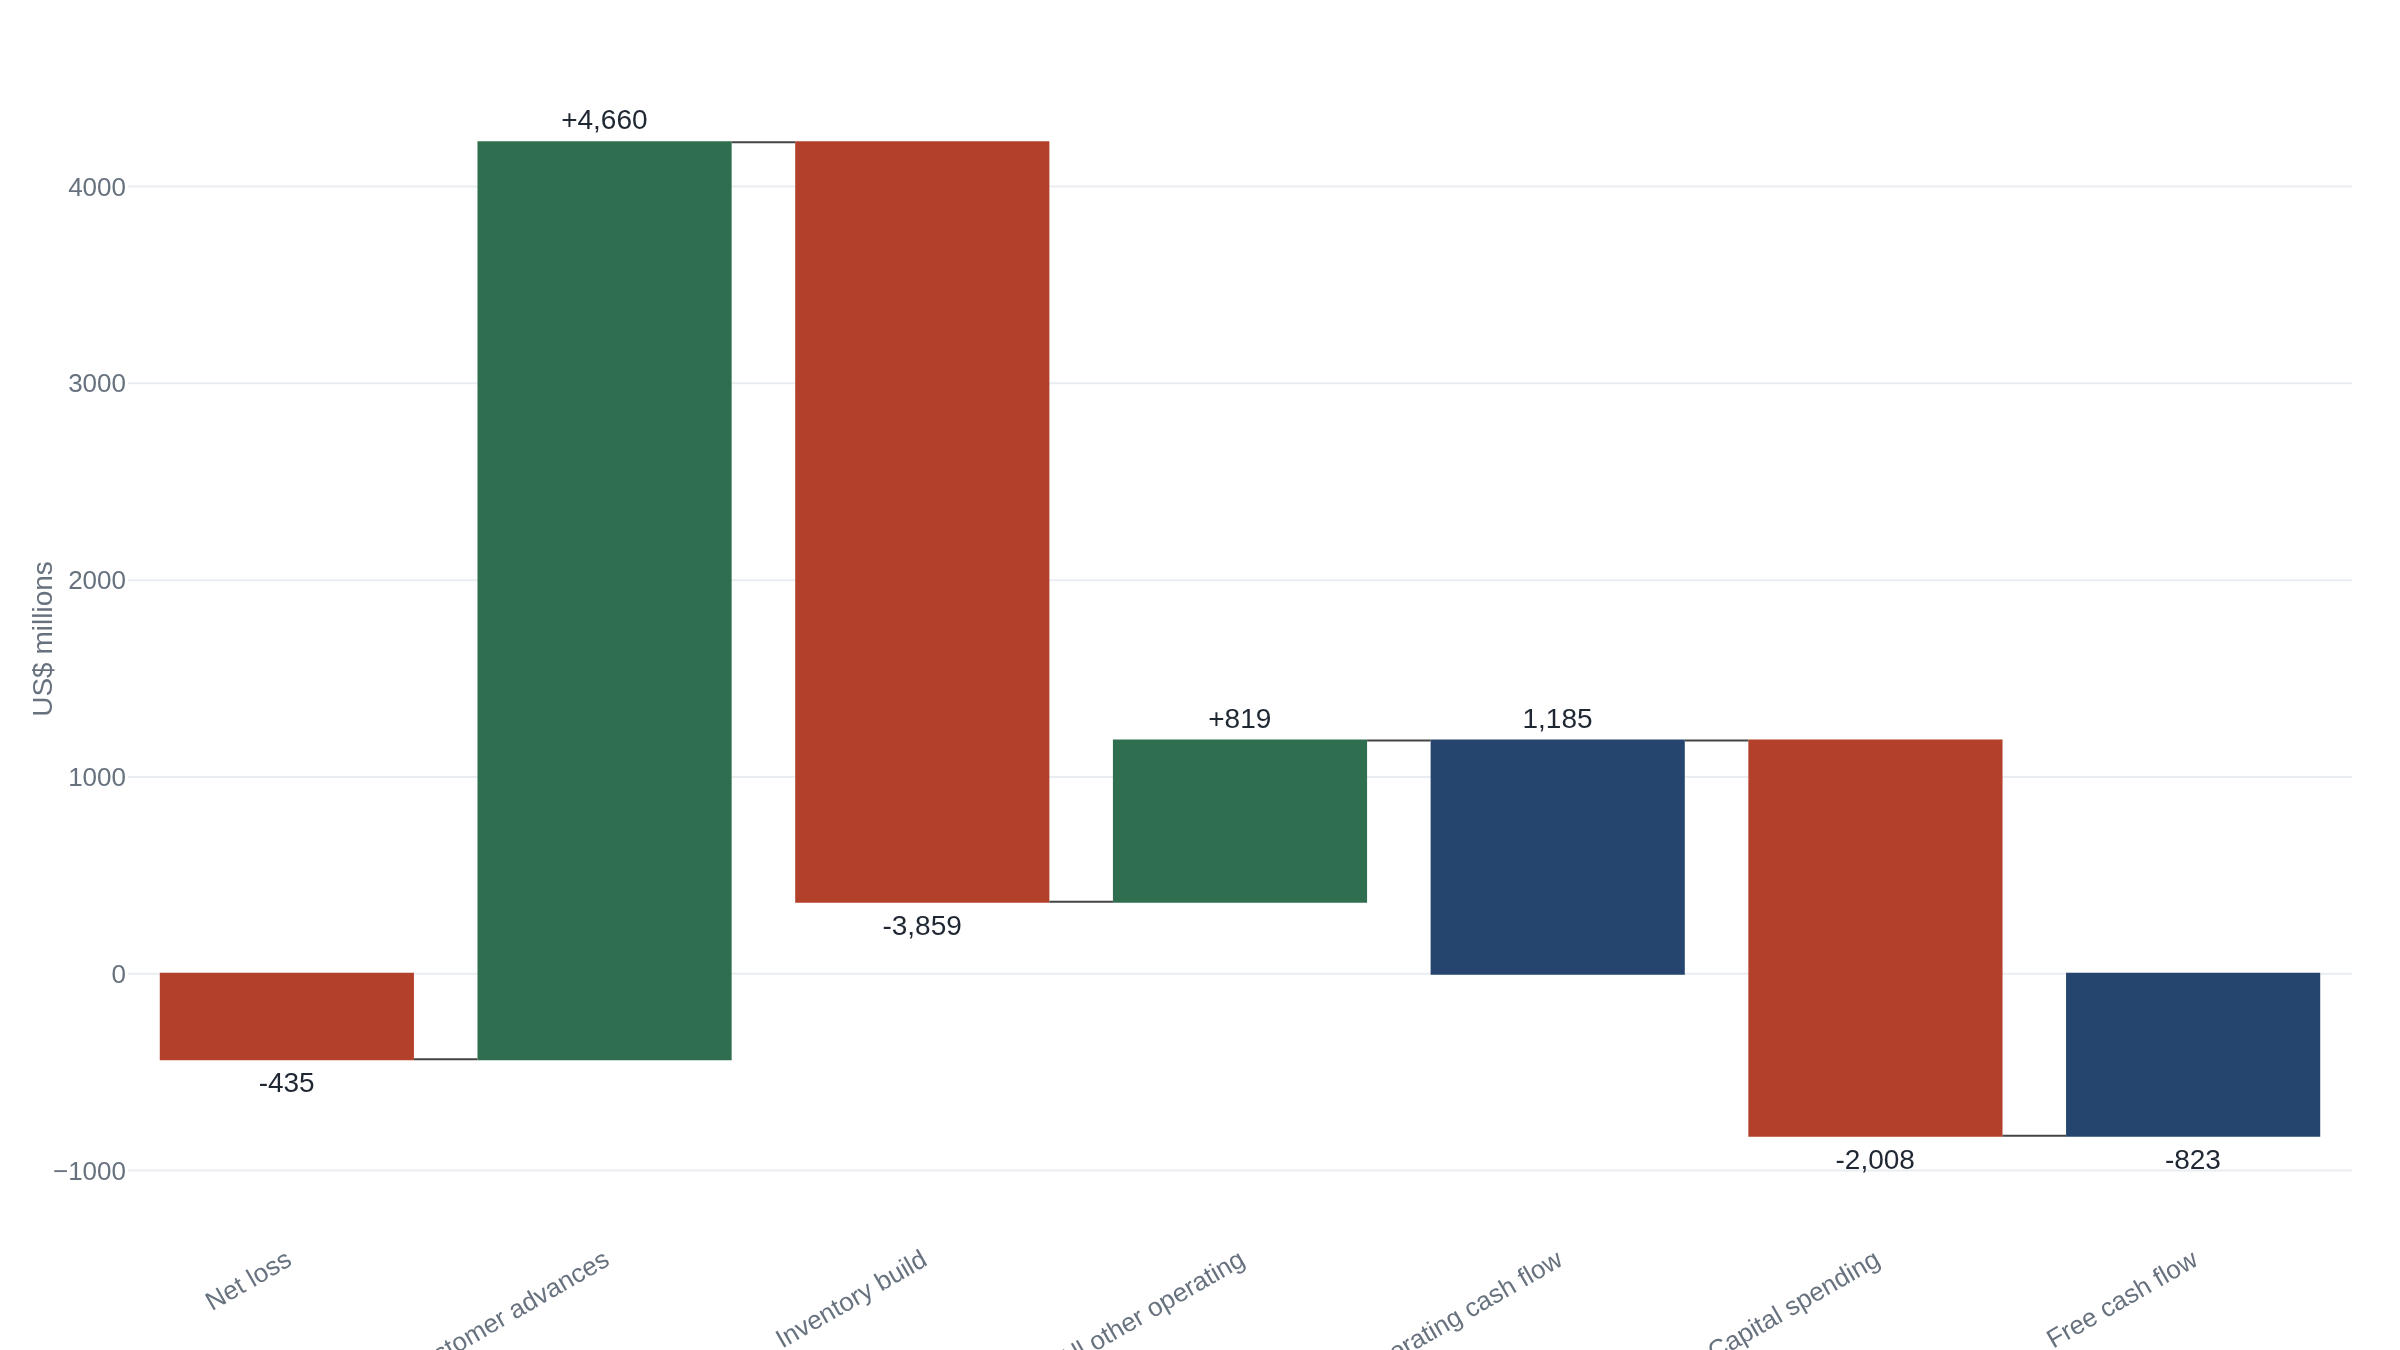

Recreate this plot in Python.
"""Boeing H1 2026 cash bridge: net loss to free cash flow.

All figures in US$ millions, six months ended June 30, 2026, from Boeing's
Q2 2026 Form 10-Q (Condensed Consolidated Statements of Cash Flows) and the
matching earnings press release (capital expenditures, free cash flow).

Primary sources:
- 10-Q: https://www.sec.gov/Archives/edgar/data/12927/000162828026050038/ba-20260630.htm
    Net loss (total):                       (435)
    Advances and progress billings:        +4,660
    Inventories:                           (3,859)
    Net cash from operating activities:    +1,185   (subtotal)
    Property, plant and equipment additions (capex): (2,008)
- Release: https://www.sec.gov/Archives/edgar/data/12927/000162828026049929/a202606jun308kprex991.htm
    Free cash flow:                          (823)  (= 1,185 - 2,008)

"All other operating" (+819) is the identity plug that reconciles the three
named working-capital lines and the net loss to reported operating cash flow:
1,185 - (-435) - 4,660 - (-3,859) = 819. It bundles accounts payable (+1,381),
accounts receivable (-553), depreciation/amortization, pension/OPEB, share-based
compensation, taxes, and other working-capital movements.
"""

import plotly.graph_objects as go

labels = [
    "Net loss",
    "Customer advances",
    "Inventory build",
    "All other operating",
    "Operating cash flow",
    "Capital spending",
    "Free cash flow",
]
measures = ["relative", "relative", "relative", "relative", "total", "relative", "total"]
values = [-435, 4660, -3859, 819, 1185, -2008, -823]

fig = go.Figure(
    go.Waterfall(
        orientation="v",
        measure=measures,
        x=labels,
        y=values,
        text=[f"{v:+,}" if m == "relative" else f"{v:,}" for v, m in zip(values, measures)],
        textposition="outside",
        connector={"line": {"width": 1}},
        decreasing={"marker": {"color": "#b3402a"}},
        increasing={"marker": {"color": "#2f6f4f"}},
        totals={"marker": {"color": "#26456e"}},
    )
)
fig.update_layout(
    yaxis_title="US$ millions",
    showlegend=False,
    margin=dict(t=20),
)
fig.update_xaxes(tickangle=-30)
